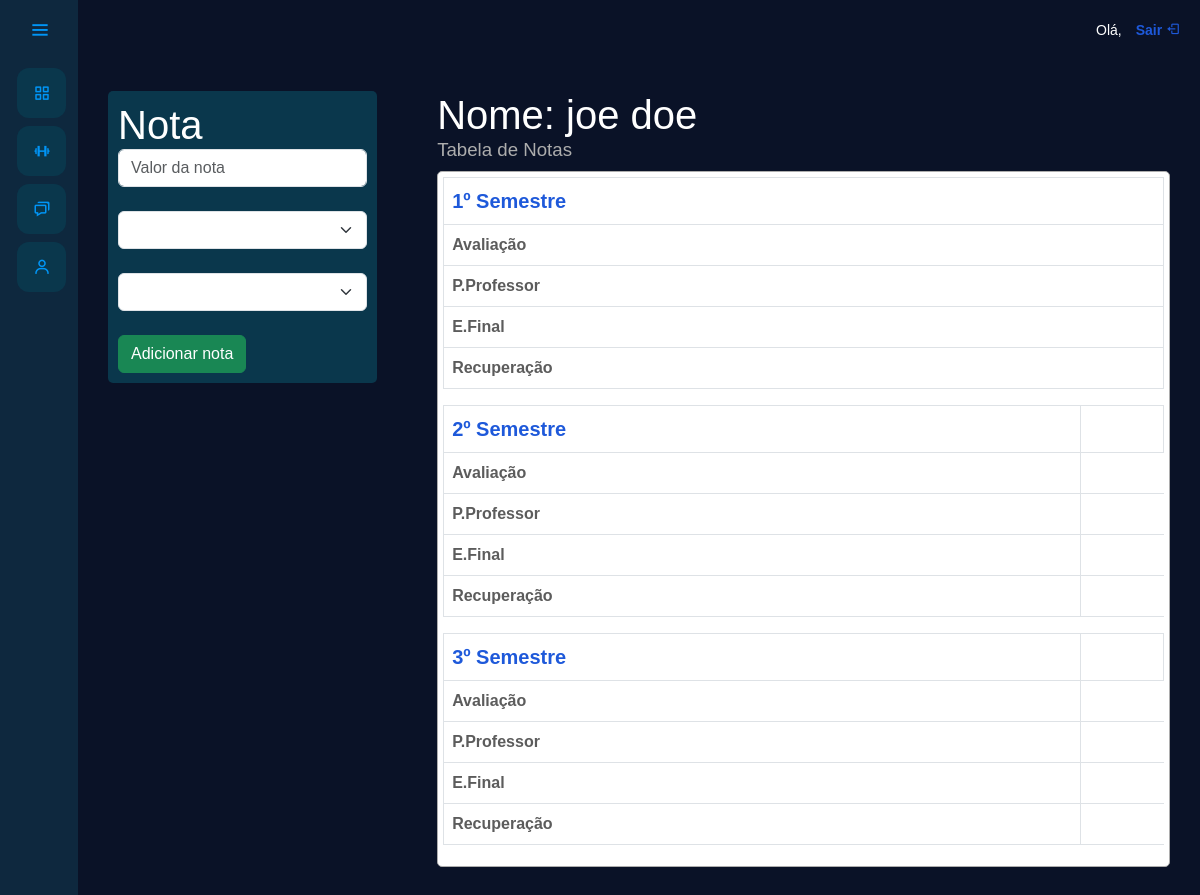
Before: /inserir_notas/2/ with the older database file.
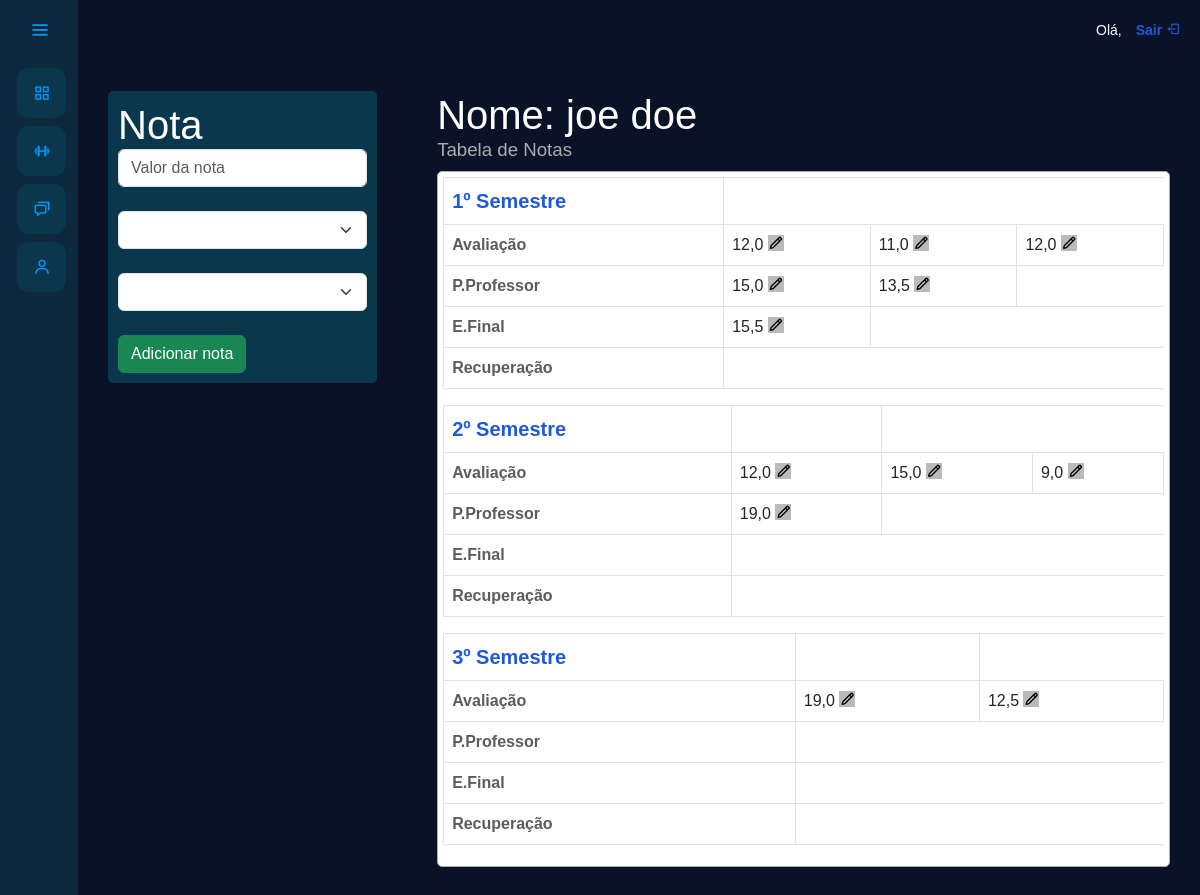
After: the same page with the newer database file.
### usuarios/models.py (models this page shows, shortened)
class Aluno(models.Model):
    nome = models.CharField(max_length=50, verbose_name='Nome')
    sobrenome = models.CharField(max_length=50, verbose_name='Sobrenome')
    numero_matricula = models.CharField(max_length=20, unique=True, verbose_name="Número de Matrícula")
    turma = models.ForeignKey(Turma, on_delete=models.SET_NULL, null=True, blank=True, related_name="alunos", verbose_name="Turma")

class Nota(models.Model):
    SEMESTRE_CHOICES = [
        ('1º Semestre', '1º Semestre'),
        ('2º Semestre', '2º Semestre'),
        ('3º Semestre', '3º Semestre')
    ]
    TIPO_PROVA_CHOICES = [
        ('Avaliação', 'Avaliação'),
        ('Prova do Professor', 'Prova do Professor'),
        ('Exame Final', 'Exame Final'),
        ('Recuperação', 'Recuperação')
    ]
    aluno = models.ForeignKey(Aluno, on_delete=models.CASCADE, related_name="notas")
    professor = models.ForeignKey(Professor, on_delete=models.SET_NULL, null=True, blank=True, related_name="notas_lancadas")
    turma = models.ForeignKey(Turma, on_delete=models.CASCADE, related_name="notas")
    disciplina = models.CharField(max_length=100, verbose_name="Disciplina")
    semestre = models.CharField(max_length=15, choices=SEMESTRE_CHOICES, verbose_name="Semestre")
    tipo_prova = models.CharField(max_length=20, choices=TIPO_PROVA_CHOICES, verbose_name="Tipo de Prova")
    nota = models.DecimalField(max_digits=5, decimal_places=1, verbose_name="Nota")
    data_lancamento = models.DateField(auto_now_add=True, verbose_name="Data de Lançamento")

### usuarios/views.py (the view, shortened to what this page needs)
# urls.py: path('inserir_notas/<str:id_aluno>/', views.inserir_notas, name='inserir_notas'),
@has_role_decorator('professor')
def inserir_notas(request, id_aluno):
    if request.method == 'GET':
        aluno = Aluno.objects.get(id=id_aluno)
        t_prova = Nota.TIPO_PROVA_CHOICES
        semestre = Nota.SEMESTRE_CHOICES
        notas_aluno = Nota.objects.filter(aluno=aluno)
        return render(request, 'inserir_notas.html', {'aluno': aluno, 'tipo_prova': t_prova, 'semestres': semestre, 'all_notas': notas_aluno})

### usuarios/templates/inserir_notas.html (shortened to what this page needs)
{% extends "base.html" %}
{% load static %}
{% block 'head' %}
    <link rel="stylesheet" href="{% static 'usuarios/css/tumas.css' %}">
{% endblock %}
{% block 'dashboard_professor' %}
    <div class="container-notas">
        <div id="inserirNotas" class="inserir-Notas">
            <div class="content-add_notas">
                <form action="{% url 'inserir_notas' aluno.id %}" method="POST" class="form-nota">{% csrf_token %}
                    <h1>Nota</h1>
                    <input type="text" required placeholder="Valor da nota" name="nota" class="form-control">
                    <br>
                    <select name="tipo-prova" id="tipoProva" class="form-select">
                        <option value=""></option>
                        {% for p, prova in tipo_prova %}
                            <option value="{{p}}">{{prova}}</option>
                        {% endfor %}
                    </select>
                    <br>
                    <select name="semestre" id="tipoProva" class="form-select">
                        <option value=""></option>
                        {% for s, semestre in semestres %}
                            <option value="{{s}}">{{semestre}}</option>
                        {% endfor %}
                    </select>
                    <br>
                    <input type="submit" value="Adicionar nota" class="btn btn-success">
                </form>
            </div>
        </div>
        <div id="tabelaDeNotas" class="tabela-De-Notas">
            <h1>Nome: {{aluno.nome}} {{aluno.sobrenome}}</h1>
            <h3 style="color: rgb(173, 173, 173);">Tabela de Notas</h3>
            <div class="content-table_notas">
                <table class="table table-bordered table-responsive">
                    <thead class="thead-darck">
                        <tr class="bg-success">
                            <th style="color: #1e59da; font-size: 15pt;" scope="col">1º Semestre</th>
                        </tr>
                    </thead>
                    <tbody>
                        <tr>
                            <th style="color: rgb(92, 92, 92);" scope="row">Avaliação</th>
                            {% for notas in all_notas %}
                                {% if notas.tipo_prova == 'Avaliação' and notas.semestre == '1º Semestre' %}
                                    <td id="valorNota">
                                        {{notas.nota}}
                                        <button
                                            style="background-color: rgb(187, 186, 186); border: none;"
                                            class="bx bx-pencil open-modal"
                                            data-modal="modal-1"
                                            onclick="attNota({{notas.id}})">
                                        </button>
                                    </td>
                                {% endif %}
                            {% endfor %}
                        </tr>
                        <tr>
                            <th style="color: rgb(92, 92, 92);" scope="row">P.Professor</th>
                            {% for notas in all_notas %}
                                {% if notas.tipo_prova == 'Prova do Professor' and notas.semestre == '1º Semestre' %}
                                    <td id="valorNota">
                                        {{notas.nota}}
                                        <button
                                            style="background-color: rgb(187, 186, 186); border: none;"
                                            class="bx bx-pencil open-modal"
                                            data-modal="modal-1"
                                            onclick="attNota({{notas.id}})">
                                        </button>
                                    </td>
                                {% endif %}
                            {% endfor %}
                        </tr>
                        <tr>
                            <th style="color: rgb(92, 92, 92);" scope="row">E.Final</th>
                            {% for notas in all_notas %}
                                {% if notas.tipo_prova == 'Exame Final' and notas.semestre == '1º Semestre' %}
                                    <td id="valorNota">
                                        {{notas.nota}}
                                        <button
                                            style="background-color: rgb(187, 186, 186); border: none;"
                                            class="bx bx-pencil open-modal"
                                            data-modal="modal-1"
                                            onclick="attNota({{notas.id}})">
                                        </button>
                                    </td>
                                {% endif %}
                            {% endfor %}
                        </tr>
                        <tr>
                            <th style="color: rgb(92, 92, 92);" scope="row">Recuperação</th>
                        </tr>
                    </tbody>
                </table>
                <table class="table table-bordered table-responsive">
                    <thead class="thead-dark">
                        <tr>
                            <th style="color: #1e59da; font-size: 15pt;" scope="col">2º Semestre</th>
                            <th scope="col"></th>
                        </tr>
                    </thead>
                    <tbody>
                        <tr>
                            <th style="color: rgb(92, 92, 92);" scope="row">Avaliação</th>
                            {% for notas in all_notas %}
                                {% if notas.tipo_prova == 'Avaliação' and notas.semestre == '2º Semestre' %}
                                    <td id="valorNota">
                                        {{notas.nota}}
                                        <button
                                            style="background-color: rgb(187, 186, 186); border: none;"
                                            class="bx bx-pencil open-modal"
                                            data-modal="modal-1"
                                            onclick="attNota({{notas.id}})">
                                        </button>
                                    </td>
                                {% endif %}
                            {% endfor %}
                        </tr>
                        <tr>
                            <th style="color: rgb(92, 92, 92);" scope="row">P.Professor</th>
                            {% for notas in all_notas %}
                                {% if notas.tipo_prova == 'Prova do Professor' and notas.semestre == '2º Semestre' %}
                                    <td id="valorNota">
                                        {{notas.nota}}
                                        <button
                                            style="background-color: rgb(187, 186, 186); border: none;"
                                            class="bx bx-pencil open-modal"
                                            data-modal="modal-1"
                                            onclick="attNota({{notas.id}})">
                                        </button>
                                    </td>
                                {% endif %}
                            {% endfor %}
                        </tr>
                        <tr>
                            <th style="color: rgb(92, 92, 92);" scope="row">E.Final</th>
                        </tr>
                        <tr>
                            <th style="color: rgb(92, 92, 92);" scope="row">Recuperação</th>
                        </tr>
                    </tbody>
                </table>
                <table class="table table-bordered table-responsive">
                    <thead class="thead-dark">
                        <tr>
                            <th style="color: #1e59da; font-size: 15pt;" scope="col">3º Semestre</th>
                            <th scope="col"></th>
                        </tr>
                    </thead>
                    <tbody>
                        <tr>
                            <th style="color: rgb(92, 92, 92);" scope="row">Avaliação</th>
                            {% for notas in all_notas %}
                                {% if notas.tipo_prova == 'Avaliação' and notas.semestre == '3º Semestre' %}
                                    <td id="valorNota">
                                        {{notas.nota}}
                                        <button
                                            style="background-color: rgb(187, 186, 186); border: none;"
                                            class="bx bx-pencil open-modal"
                                            data-modal="modal-1"
                                            onclick="attNota({{notas.id}})">
                                        </button>
                                    </td>
                                {% endif %}
                            {% endfor %}
                        </tr>
                        <tr>
                            <th style="color: rgb(92, 92, 92);" scope="row">P.Professor</th>
                        </tr>
                        <tr>
                            <th style="color: rgb(92, 92, 92);" scope="row">E.Final</th>
                        </tr>
                        <tr>
                            <th style="color: rgb(92, 92, 92);" scope="row">Recuperação</th>
                        </tr>
                    </tbody>
                </table>
            </div>
        </div>
    </div>
{% endblock %}

### templates/base.html (shortened to what this page needs)
{% load static %}
{% load permission_tags %}
<!doctype html>
<html lang="pt-br">
<head>
    <link href="https://cdn.jsdelivr.net/npm/bootstrap@5.3.0/dist/css/bootstrap.min.css" rel="stylesheet">
    <link rel="stylesheet" href="{% static 'general/css/base.css' %}">
    <link rel="stylesheet" href="{% static 'general/css/general.css' %}">
    <link href='https://unpkg.com/boxicons@2.0.7/css/boxicons.min.css' rel='stylesheet'>
    {% block 'head' %}{% endblock %}
</head>
<body>
    <div class="sidebar">
        <div class="logo-details">
            <i class='bx bx-menu' id="btn" ></i>
        </div>
        {% if user|has_role:'professor' %}
            <ul class="nav-list">
                <li>
                    <a href="{% url 'turmas' %}">
                        <i class="bx bx-grid-alt"></i>
                    </a>
                </li>
                <li>
                    <a href="#">
                        <i class="bx bx-dumbbell"></i>
                    </a>
                </li>
                <li>
                    <a href="#">
                        <i class="bx bx-chat"></i>
                    </a>
                </li>
                <li>
                    <a href="#">
                        <i class="bx bx-user"></i>
                    </a>
                </li>
            </ul>
        {% endif %}
    </div>
    <section class="home-section">
        <div class="nav-bar">
            <p>Olá, <strong>{{user.first_name}}</strong> <a href="{% url 'sair' %}">Sair <i class="bx bx-log-out"></i></a></p>
        </div>
        {% if user|has_role:'professor' %}
            {% block 'dashboard_professor' %}
            {% endblock %}
        {% endif %}
    </section>
</body>
</html>

### templates/static/general/css/base.css (style rules this page uses)
*:not(dialog) { margin: 0; padding: 0; box-sizing: border-box; font-family: "Poppins" , sans-serif; }
.sidebar { position: fixed; left: 0; top: 0; height: 100%; width: 78px; background: var(--dark-color); padding: 6px, 0; z-index: 99; transition: all 0.5s ease; }
.sidebar .logo-details { height: 60px; padding-left: 15px; display: flex; align-items: center; position: relative; }
.sidebar .logo-details #btn { position: absolute; top: 50%; right: 13px; transform: translateY(-50%); font-size: 22px; transition: all 0.4s ease; font-size: 23px; text-align: center; cursor: pointer; transition: all 0.5s ease; }
.sidebar i { color: #0095f6; height: 60px; min-width: 50px; font-size: 28px; text-align: center; line-height: 60px; }
.sidebar .nav-list { height: 100%; padding-left: 5px; }
.sidebar li { position: relative; margin: 8px 12px; list-style: none; }
.sidebar li a { margin-left: 0; display: flex; height: 100%; width: 100%; border-radius: 12px; align-items: center; text-decoration: none; transition: all 0.4s ease; background: var(--main-color); }
.sidebar li i { height: 50px; line-height: 50px; font-size: 18px; border-radius: 12px; }
.home-section { position: relative; min-height: 100vh; top: 0; background: #0A1227; left: 78px; color: white; width: calc(100% - 78px); transition: all 0.5s ease; z-index: 2; overflow-y: auto; }
.nav-bar { display: flex; align-items: center; justify-content: right; padding: 20px; background: transparent; }
.nav-bar a { text-decoration: none; color: #1e59da; font-weight: bold; padding-left: 10px; }
.nav-bar p { font-size: 14px; }

### templates/static/general/css/general.css (style rules this page uses)
:root { --main-color: #0A374C; --dark-color: #0E283E; --light-color: #ffc27f; --contrast-color: #f88863; --differential-color: #ffe29a; }

### templates/static/usuarios/css/tumas.css (style rules this page uses)
*:not(dialog) { margin: 0; padding: 0; box-sizing: border-box; }
h3 { font-size: 14pt; margin-bottom: 10px; }
.container-notas { display: flex; }
.tabela-De-Notas { padding: 30px; }
.tabela-De-Notas { width:100%; height: 100%; }
.inserir-Notas { width: 450px; color: white; padding: 30px; }
.content-add_notas { background-color: #0A374C; padding: 10px; border-radius: 5px; }
.content-table_notas { height: 100%; padding: 5px; border-radius: 5px; margin-bottom: 10px; background-color: white; border: 1px solid rgb(173, 173, 173); }

Changed rows visible on the page:
added Nota: nota "12,0", shown under "Tabela de Notas"
added Nota: nota "11,0", shown under "Tabela de Notas"
added Nota: nota "12,0", shown under "Tabela de Notas"
added Nota: nota "15,0"
added Nota: nota "13,5"
added Nota: nota "15,5"
added Nota: nota "12,0"
added Nota: nota "15,0"
added Nota: nota "9,0"
added Nota: nota "19,0"
added Nota: nota "19,0"
added Nota: nota "12,5"
